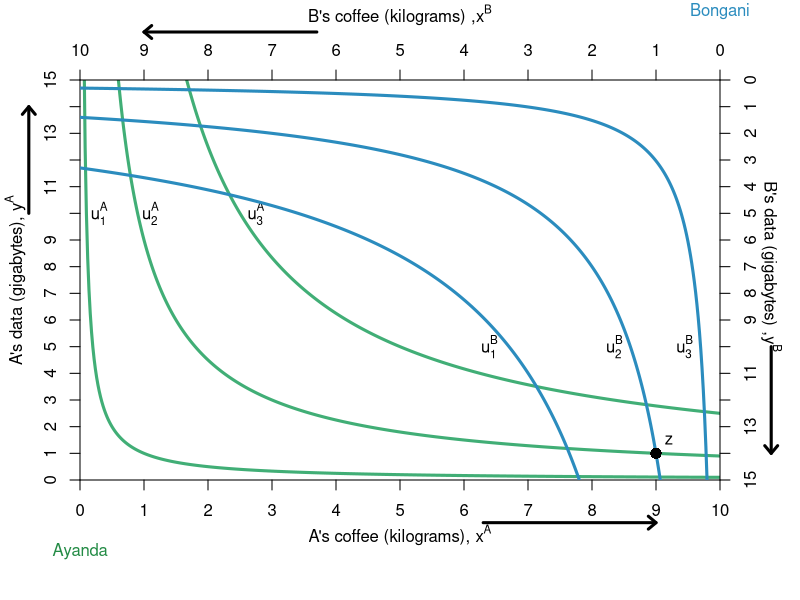

Here is the R script that generated this plot:

require(shape)
#pdf(file = "fig4.4cSTEP1.pdf", width = 9, height = 7)
#pdf(file = "fig4.4cSTEP2.pdf", width = 9, height = 7)
#pdf(file = "fig4.4cSTEP3.pdf", width = 9, height = 7)
pdf(file = "fig4.4c.pdf", width = 9, height = 7)

#Set parameters for graphics
axislabelsize <- 1
graphlinewidth <- 3

COL <- c("#7fc97f", "#beaed4", "#fdc086", "#ffff99", "#386cb0", "#f0027f", "#bf5b17", "#666666")
COLA <- c("#99d8c9","#66c2a4","#41ae76", "#238b45", "#005824")
COLB <- c("#4eb3d3", "#2b8cbe", "#0868ac","#084081")

indiffcurveA1 <- function(x, U = 3, A = 1, a = 1/2) {
  ((((U-2)/A)*(1/x)^a)^(1/(1-a)))
}

indiffcurveA2 <- function(x, U = 3, A = 1, a = 1/2) {
  (((U/A)*(1/x)^a)^(1/(1-a)))
}

indiffcurveA3 <- function(x, U = 3, A = 1, a = 1/2) {
  ((((U+2)/A)*(1/x)^a)^(1/(1-a)))
}

#Ayanda happens to have found 8 apples and 2 oranges, 
#and Bongani happens to have found 2 apples and 13 oranges. 
#Ayanda's utility (8^0.5)*(2^0.5) = 4
#Bongani's utility (2^0.5)*(13^0.5) = 5.09

par(mar =  c(6, 4, 4, 4))
xlims <- c(0, 10)
ylims <- c(0, 15)
xlims2 <- c(10, 0)
ylims2 <- c(15, 0)

plot(0, 0, xlim = xlims, ylim = ylims, type = "n",
     xlab = expression(paste("A's coffee (kilograms), ", x^A)),
     ylab = expression(paste("A's data (gigabytes), ", y^A)), line = 2.5,
     xaxt = "n", 
     yaxt = "n", 
     cex.lab = axislabelsize, 
     bty = "n",
     xaxs="i", 
     yaxs="i")


npts <- 500 
npts2 <- 501
#Specify the sequences of points for graphing. 
xx1 <- seq(xlims[1], xlims[2], length.out = npts)
#xx2 <- seq(xlims[1], xlims[2], length.out = npts)
#xx3 <- seq(xlims[1], xlims[2], length.out = npts2)
#xx4 <- seq(xlims[1], 10, length.out = npts2)

#Draw the lines for the graphs
lines(xx1, indiffcurveA1(xx1), col = COLA[3], lwd = graphlinewidth)
lines(xx1, indiffcurveA2(xx1), col = COLA[3], lwd = graphlinewidth)
lines(xx1, indiffcurveA3(xx1), col = COLA[3], lwd = graphlinewidth)
#lines(xx2, solowCondition(xx2, delta = 5), col = COL[3], lwd = 4)
#lines(xx2, solowInfeas(xx2, delta = 5), col = COL[1], lwd = 4, lty = 2)

#Customize ticks and labels for the plot
ticksy <- seq(from = 0, to = 15, by = 1)
ylabels <- seq(from = 0, to = 15, by = 1)
ticksx <- seq(from = 0, to = 10, by = 1)
xlabels <- seq(from = 0, to = 10, by = 1)
axis(1, at = ticksx, pos = 0, labels = xlabels)
axis(2, at = ticksy, pos = 0, labels = ylabels, las = 0)

#Add arrows and names:
arrows(-.8, 10, -.8, 14, xpd = TRUE, length=0.1,angle=40,lwd=3)
arrows(6.3, -1.6, 9, -1.6, xpd = TRUE, length=0.1,angle=40,lwd=3)
mtext("Ayanda", side=1, line=3, at=0, col=COLA[4])

#Annotation of the three graphs and the NE
text(.3, 10, expression(u[1]^A))
text(1.1, 10, expression(u[2]^A))
text(2.75, 10, expression(u[3]^A))
#text(16, 0.52, expression(paste("Nash Equilibrium")))

#Line to label B's endowment
#segments(0, 13, 2, 13, lty = 2, col = "darkgray", lwd = 2)
#segments(2, 0, 2, 13, lty = 2, col = "darkgray", lwd = 2)


#Set up second axes and labels

par(new = TRUE)
#par(mar =  c(6, 4, 4, 4))

xlims2 <- c(10, 0)
ylims2 <- c(15, 0)

plot(0, 0, xlim = xlims2, ylim = ylims2, type = "n",
     xlab = expression(paste("")),
     ylab = expression(paste("")),
     xaxt = "n", 
     yaxt = "n", 
     cex.lab = 1.3, 
     bty = "n",
     xaxs="i", 
     yaxs="i")

axis(side = 3, at = ticksx, pos = 0, labels = xlabels)
axis(side = 4, at = ticksy, pos = 0, labels = ylabels, las = 0)
#axis(side=3, at = xlims2, pos = 0))
mtext(expression(paste("B's coffee (kilograms) ,",x^B )), side=3, line = 2.5, cex = axislabelsize)
#axis(side = 4, at = ylims2, pos = 0)
text(-.8, 7, expression(paste("B's data (gigabytes) ,",y^B )), xpd = TRUE, cex = axislabelsize, srt = 270) 

#Add arrows and names:
arrows(-.8, 10, -.8, 14, xpd = TRUE, length=0.1,angle=40,lwd=3)
arrows(6.3, -1.8, 9, -1.8, xpd = TRUE, length=0.1,angle=40,lwd=3)
mtext("Bongani", side=3, line=3, at=0, col= COLB[2])

indiffcurveB1 <- function(x, U = sqrt(14), A = 1, a = 0.5) {
  ((((U-2)/A)*(1/x)^a)^(1/(1-a)))
}

indiffcurveB2 <- function(x, U = sqrt(14), A = 1, a = 0.5) {
  (((U/A)*(1/x)^a)^(1/(1-a)))
}

indiffcurveB3 <- function(x, U = sqrt(14), A = 1, a = 0.5) {
  ((((U+2)/A)*(1/x)^a)^(1/(1-a)))
}

lines(xx1, indiffcurveB1(xx1), col = COLB[2], lwd = graphlinewidth)
lines(xx1, indiffcurveB2(xx1), col = COLB[2], lwd = graphlinewidth)
lines(xx1, indiffcurveB3(xx1), col = COLB[2], lwd = graphlinewidth)

#Label B's indifference curves
text(3.6, 10, expression(u[1]^B))
text(1.65, 10, expression(u[2]^B))
text(.55, 10, expression(u[3]^B))

#Add a point for a feasible allocation
points(1, 14, pch = 16, col = "black", cex = 1.5)

#Annotating the feasible allocation
text(.8, 13.5, expression(z))

#Arrow to Slope of BRF
#Arrows(14.2, 0.12, 12.2, 0.12, col = "black", lty = 1, lwd = 2, arr.type = "triangle")
#text(16.8, 0.12, expression(paste("Slope = ", q[p])))

#Arrow to Slope of isoprofit
#Arrows(13, 0.80, 15, 0.80, col = "black", lty = 1, lwd = 2, arr.type = "triangle")
#text(10.2, 0.80, expression(paste("Slope = ", frac(q, p))))

dev.off()
